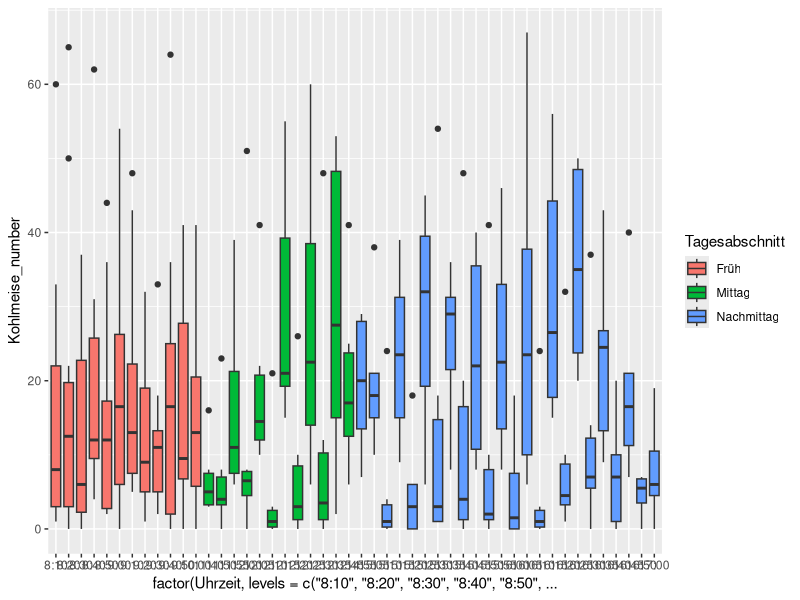
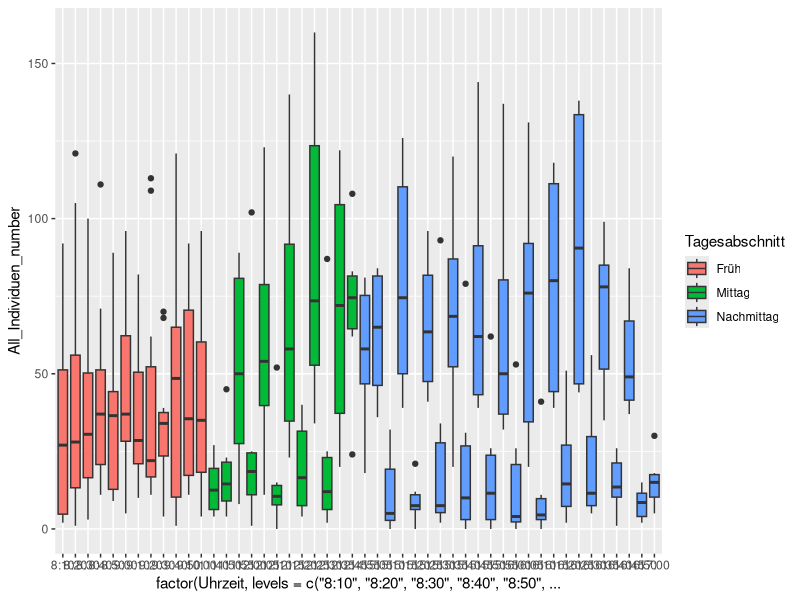

These charts were generated, in order, by the following R code:
setwd('/Users/ilsongjeon/Desktop/For_Job_Interviews/KFL_Praktikum/data')
library(readr)
library(ggplot2)
library(ggpubr)
library(scales)
data_Almsee <-read.csv("Ergebnisse.csv",header = T,sep = ",")
View(data_Almsee)
as.factor(data_Almsee$Uhrzeit)
names(data_Almsee)

q<-ggplot(data_Almsee, aes(x=factor(Uhrzeit, levels = c('8:10', '8:20', '8:30', '8:40', '8:50', '9:00', '9:10', 
'9:20', '9:30', '9:40', '9:50', '10:00', '11:40', '11:50', '11:55', '12:00', 
'12:05', '12:10', '12:15', '12:20', '12:25', '12:30', '12:35', 
'12:45', '14:55', '15:05', '15:10', '15:15', '15:20', '15:25', 
'15:30', '15:35', '15:40', '15:45', '15:50', '15:55', '16:00', 
'16:05', '16:10', '16:15', '16:20', '16:25', '16:30', '16:35', 
'16:40', '16:45', '16:50', '17:00'))
                           ,y=Kohlmeise_number,fill = Tagesabschnitt))+
  geom_boxplot()
q

ggplot(data_Almsee, aes(x=factor(Uhrzeit, levels = c('8:10', '8:20', '8:30', '8:40', '8:50', '9:00', '9:10', 
                                                     '9:20', '9:30', '9:40', '9:50', '10:00', '11:40', '11:50', '11:55', '12:00', 
                                                     '12:05', '12:10', '12:15', '12:20', '12:25', '12:30', '12:35', 
                                                     '12:45', '14:55', '15:05', '15:10', '15:15', '15:20', '15:25', 
                                                     '15:30', '15:35', '15:40', '15:45', '15:50', '15:55', '16:00', 
                                                     '16:05', '16:10', '16:15', '16:20', '16:25', '16:30', '16:35', 
                                                     '16:40', '16:45', '16:50', '17:00'))
                        ,y=All_Individuen_number,fill = Tagesabschnitt))+
  geom_boxplot()
